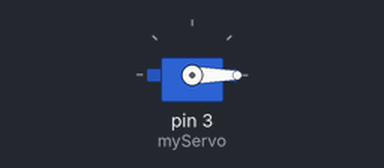
Bench run of a sketch on a simulated Arduino Uno, built with avr-gcc and run on an emulated ATmega328P. Shown: servo.

Above: at 0.05 s.
At 1.25 s:
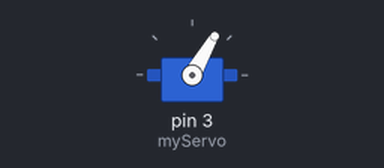
At 2.5 s:
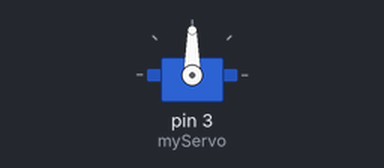
At 5.0 s:
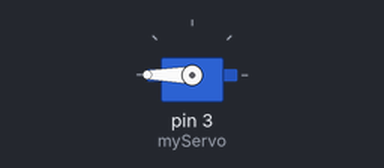
Timing chart, 0 to 6.5 s (numbered marks = the images above):
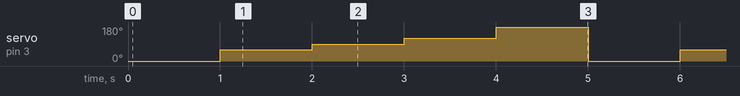

Measured:
- by itself, servo on pin 3 (myServo): repeats every 5.0 s: 90° 1.0 s, 120° 1.0 s, 180° 1.0 s, 0° 1.0 s, 60° 1.0 s

The sketch:

Main.ino
```cpp
//Añadir la librería necesaria, ya está incluida en las básicas
#include <Servo.h>

Servo myServo; //Crear el objeto necesario

void setup()
{
    myServo.attach(3); //Decirle qué pin usar (pwm)
}

void loop()
{
    myServo.write(0); //Escribir los grados que se quieren en el motor
    delay(1000);      //Esperar
    myServo.write(60);
    delay(1000);
    myServo.write(90);
    delay(1000);
    myServo.write(120);
    delay(1000);
    myServo.write(180);
    delay(1000);
}
```
